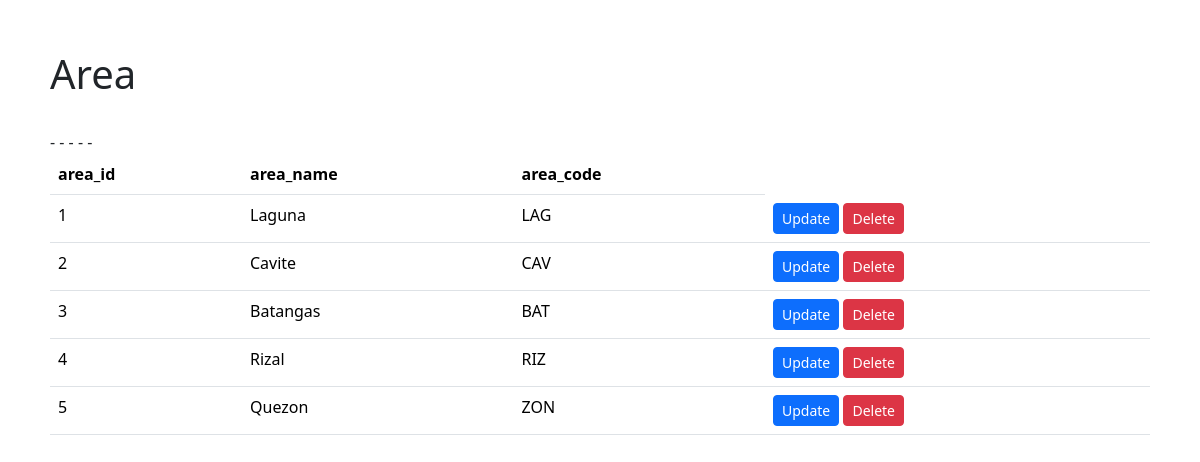
Page /area.php on the committed database.
### tables this page shows
CREATE TABLE `area` (
  `area_id` int(11) NOT NULL,
  `area_name` varchar(50) NOT NULL,
  `area_code` varchar(10) NOT NULL
);

### area.php (the view, shortened to what this page needs)
<!DOCTYPE html>
<html lang="en">
<head>
    <link href="https://cdn.jsdelivr.net/npm/bootstrap@5.3.2/dist/css/bootstrap.min.css" rel="stylesheet">
</head>
<body style="margin: 50px;">
    <h1> Area</h1>
    <br>
    <table class="table">
        <thead>
            <tr>
                <th>area_id</th>
                <th>area_name</th>
                <th>area_code</th>
            </tr>
        </thead>
        <tbody>
        <?php
$servername = "localhost";
$username = "root";
$password = "";
$database = "supply_management_system";
$connection = new mysqli($servername, $username, $password, $database);
$sql = "SELECT * FROM `area`";
$result = $connection->query($sql);
while ($row = $result->fetch_assoc()) {
    echo "<tr>
    <td>" . $row["area_id"] . "</td>
    <td>" . $row["area_name"] . "</td>
    <td>" . $row["area_code"] . "</td>-
    <td>
        <a class='btn btn-primary btn-sm' href='update.php?id=" . $row["area_id"] . "'>Update</a>
        <a class='btn btn-danger btn-sm' href='delete.php?id=" . $row["area_name"] . "'>Delete</a>
    </td>
    </tr>";
}
?>
        </tbody>
    </table>
</body>
</html>

### rows in the picture
area: area_id "1", area_name "Laguna", area_code "LAG"
area: area_id "2", area_name "Cavite", area_code "CAV"
area: area_id "3", area_name "Batangas", area_code "BAT"
area: area_id "4", area_name "Rizal", area_code "RIZ"
area: area_id "5", area_name "Quezon", area_code "ZON"
